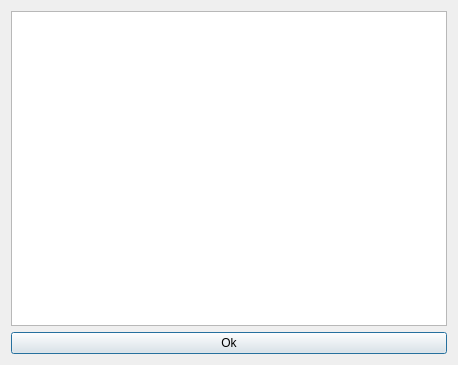
<?xml version="1.0" encoding="UTF-8"?>
<ui version="4.0">
 <class>Dialog</class>
 <widget class="QDialog" name="Dialog">
  <property name="geometry">
   <rect>
    <x>0</x>
    <y>0</y>
    <width>458</width>
    <height>365</height>
   </rect>
  </property>
  <property name="windowTitle">
   <string>Dialog</string>
  </property>
  <layout class="QVBoxLayout" name="verticalLayout">
   <item>
    <widget class="QTableWidget" name="tableWidget"/>
   </item>
   <item>
    <widget class="QPushButton" name="btnOk">
     <property name="text">
      <string>Ok</string>
     </property>
    </widget>
   </item>
  </layout>
 </widget>
 <resources/>
 <connections/>
</ui>
